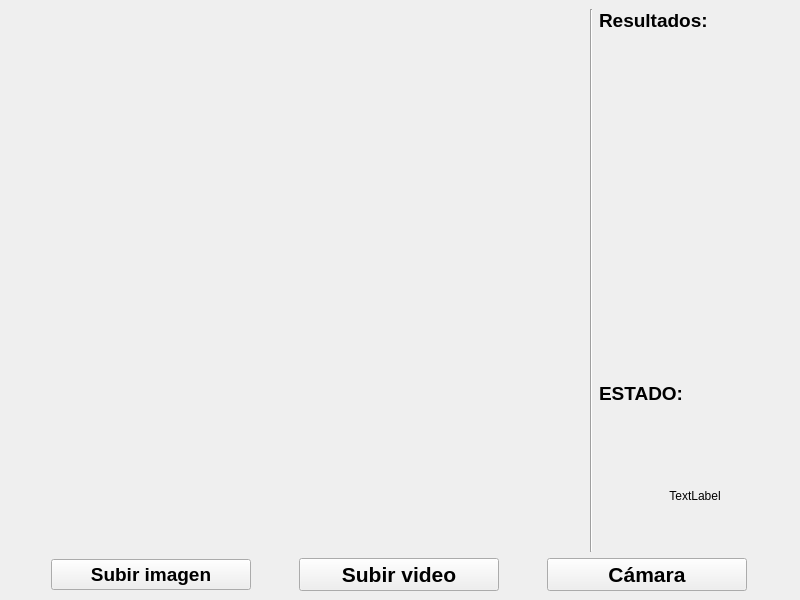
<?xml version="1.0" encoding="UTF-8"?>
<ui version="4.0">
 <class>MainWindow</class>
 <widget class="QMainWindow" name="MainWindow">
  <property name="geometry">
   <rect>
    <x>0</x>
    <y>0</y>
    <width>800</width>
    <height>600</height>
   </rect>
  </property>
  <property name="windowTitle">
   <string>MainWindow</string>
  </property>
  <widget class="QWidget" name="Centralwidget">
   <layout class="QVBoxLayout" name="verticalLayout" stretch="6,1">
    <item>
     <layout class="QHBoxLayout" name="horizontalLayout" stretch="3,0,1">
      <item>
       <layout class="QVBoxLayout" name="verticalLayout_3">
        <item>
         <widget class="QLabel" name="l_image">
          <property name="font">
           <font>
            <family>Ubuntu</family>
            <pointsize>14</pointsize>
            <weight>75</weight>
            <bold>true</bold>
           </font>
          </property>
          <property name="text">
           <string/>
          </property>
          <property name="alignment">
           <set>Qt::AlignCenter</set>
          </property>
         </widget>
        </item>
       </layout>
      </item>
      <item>
       <widget class="Line" name="line">
        <property name="orientation">
         <enum>Qt::Vertical</enum>
        </property>
       </widget>
      </item>
      <item>
       <layout class="QVBoxLayout" name="verticalLayout_2" stretch="0,3,0,0,1">
        <item>
         <widget class="QLabel" name="label">
          <property name="font">
           <font>
            <family>Ubuntu</family>
            <pointsize>14</pointsize>
            <weight>75</weight>
            <bold>true</bold>
           </font>
          </property>
          <property name="text">
           <string>Resultados:</string>
          </property>
         </widget>
        </item>
        <item>
         <widget class="QLabel" name="l_results">
          <property name="font">
           <font>
            <family>Ubuntu</family>
            <pointsize>14</pointsize>
           </font>
          </property>
          <property name="text">
           <string/>
          </property>
          <property name="alignment">
           <set>Qt::AlignLeading|Qt::AlignLeft|Qt::AlignTop</set>
          </property>
          <property name="margin">
           <number>10</number>
          </property>
         </widget>
        </item>
        <item>
         <layout class="QHBoxLayout" name="horizontalLayout_3">
          <item>
           <widget class="QLabel" name="label_5">
            <property name="font">
             <font>
              <family>Ubuntu</family>
              <pointsize>14</pointsize>
              <weight>75</weight>
              <bold>true</bold>
             </font>
            </property>
            <property name="text">
             <string>ESTADO:</string>
            </property>
           </widget>
          </item>
         </layout>
        </item>
        <item>
         <layout class="QHBoxLayout" name="horizontalLayout_4">
          <item>
           <widget class="QLabel" name="l_mask">
            <property name="font">
             <font>
              <family>Ubuntu</family>
              <pointsize>14</pointsize>
             </font>
            </property>
            <property name="text">
             <string/>
            </property>
            <property name="alignment">
             <set>Qt::AlignCenter</set>
            </property>
           </widget>
          </item>
         </layout>
        </item>
        <item>
         <widget class="QLabel" name="l_logo">
          <property name="text">
           <string>TextLabel</string>
          </property>
          <property name="alignment">
           <set>Qt::AlignCenter</set>
          </property>
         </widget>
        </item>
       </layout>
      </item>
     </layout>
    </item>
    <item>
     <layout class="QHBoxLayout" name="horizontalLayout_2">
      <item>
       <widget class="QPushButton" name="b_image">
        <property name="maximumSize">
         <size>
          <width>200</width>
          <height>16777215</height>
         </size>
        </property>
        <property name="font">
         <font>
          <pointsize>14</pointsize>
          <weight>75</weight>
          <bold>true</bold>
         </font>
        </property>
        <property name="text">
         <string>Subir imagen</string>
        </property>
       </widget>
      </item>
      <item>
       <widget class="QPushButton" name="b_video">
        <property name="maximumSize">
         <size>
          <width>200</width>
          <height>16777215</height>
         </size>
        </property>
        <property name="font">
         <font>
          <pointsize>16</pointsize>
          <weight>75</weight>
          <bold>true</bold>
         </font>
        </property>
        <property name="text">
         <string>Subir video</string>
        </property>
       </widget>
      </item>
      <item>
       <widget class="QPushButton" name="v_camera">
        <property name="maximumSize">
         <size>
          <width>200</width>
          <height>16777215</height>
         </size>
        </property>
        <property name="font">
         <font>
          <pointsize>16</pointsize>
          <weight>75</weight>
          <bold>true</bold>
         </font>
        </property>
        <property name="text">
         <string>Cámara</string>
        </property>
       </widget>
      </item>
     </layout>
    </item>
   </layout>
  </widget>
 </widget>
 <resources/>
 <connections/>
</ui>
